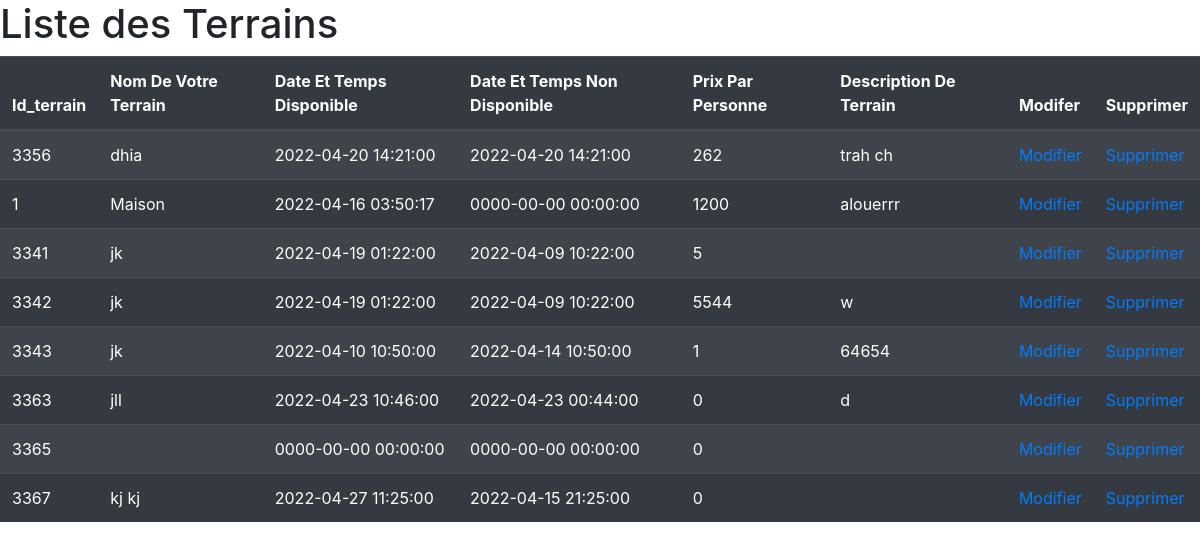
Screenshot of /D/afficheTERRAIN.php with the database file from the repository.
### tables this page shows
CREATE TABLE `lc_terrain` (
  `id_heb` int(8) NOT NULL,
  `titre` varchar(30) NOT NULL,
  `date_dispo` timestamp NOT NULL DEFAULT current_timestamp() ON UPDATE current_timestamp(),
  `date_nondispo` timestamp NOT NULL DEFAULT '0000-00-00 00:00:00',
  `prix` int(11) NOT NULL,
  `image` blob NOT NULL,
  `description` text NOT NULL
);

### D/afficheTERRAIN.php (the view, shortened to what this page needs)
<?php
  $host = 'localhost';
  $dbname = 'miracle';
  $username = 'root';
  $password = '';
  $dsn = "mysql:host=$host;dbname=$dbname";
  $sql = "SELECT * FROM lc_terrain";
  try{
   $pdo = new PDO($dsn, $username, $password);
   $stmt = $pdo->query($sql);
  }catch (PDOException $e){
    echo $e->getMessage();
  }
?>
<!DOCTYPE html>
<html>
<head><link rel="stylesheet" href="https://cdn.jsdelivr.net/npm/bootstrap@4.3.1/dist/css/bootstrap.min.css">
</head>
<body>
 <h1>Liste des Terrains</h1>
 <table class="table table-dark table-striped">
   <thead>
     <tr>
       <th>Id_terrain</th>
       <th>Nom De Votre Terrain</th>
                            <th>Date Et Temps Disponible</th>
       <th>Date Et Temps Non Disponible</th>
    <th>Prix Par Personne</th>
       <th>Description De Terrain</th>
                                          <th>Modifer</th>
                     <th>Supprimer</th>
     </tr>
   </thead>
   <tbody>
     <?php while($row = $stmt->fetch(PDO::FETCH_ASSOC)) : ?>
     <tr>
       <td><?php echo htmlspecialchars($row['id_heb']); ?></td>
       <td><?php echo htmlspecialchars($row['titre']); ?></td>
       <td><?php echo htmlspecialchars($row['date_dispo']); ?></td>
       <td><?php echo htmlspecialchars($row['date_nondispo']); ?></td>
       <td><?php echo htmlspecialchars($row['prix']); ?></td>
       <td><?php echo htmlspecialchars($row['description']); ?></td>
<td><a href="modifierTERRAIN.php?id_heb=<?php echo $row['id_heb']; ?>&titre=<?php echo $row['titre']; ?>&date_dispo=<?php echo $row['date_dispo']; ?>&date_nondispo=<?php echo $row['date_nondispo']; ?>&prix=<?php echo $row['prix']; ?>&description=<?php echo $row['description']; ?>">Modifier</a></td>
<td><a href="supprimerTERRAIN.php?id_heb=<?php echo $row['id_heb']; ?>">Supprimer</a></td>
     </tr>
     <?php endwhile; ?>
   </tbody>
 </table>
</body
></html>

### rows the page displays
lc_terrain: id_heb "3356", titre "dhia", date_dispo "2022-04-20 14:21:00", date_nondispo "2022-04-20 14:21:00", prix "262", description "trah ch"
lc_terrain: id_heb "1", titre "Maison", date_dispo "2022-04-16 03:50:17", date_nondispo "0000-00-00 00:00:00", prix "1200", description "alouerrr"
lc_terrain: id_heb "3341", titre "jk", date_dispo "2022-04-19 01:22:00", date_nondispo "2022-04-09 10:22:00", prix "5"
lc_terrain: id_heb "3342", titre "jk", date_dispo "2022-04-19 01:22:00", date_nondispo "2022-04-09 10:22:00", prix "5544", description "w"
lc_terrain: id_heb "3343", titre "jk", date_dispo "2022-04-10 10:50:00", date_nondispo "2022-04-14 10:50:00", prix "1", description "64654"
lc_terrain: id_heb "3363", titre "jll", date_dispo "2022-04-23 10:46:00", date_nondispo "2022-04-23 00:44:00", prix "0", description "d"
lc_terrain: id_heb "3365", date_dispo "0000-00-00 00:00:00", date_nondispo "0000-00-00 00:00:00", prix "0"
lc_terrain: id_heb "3367", titre "kj kj", date_dispo "2022-04-27 11:25:00", date_nondispo "2022-04-15 21:25:00", prix "0"
